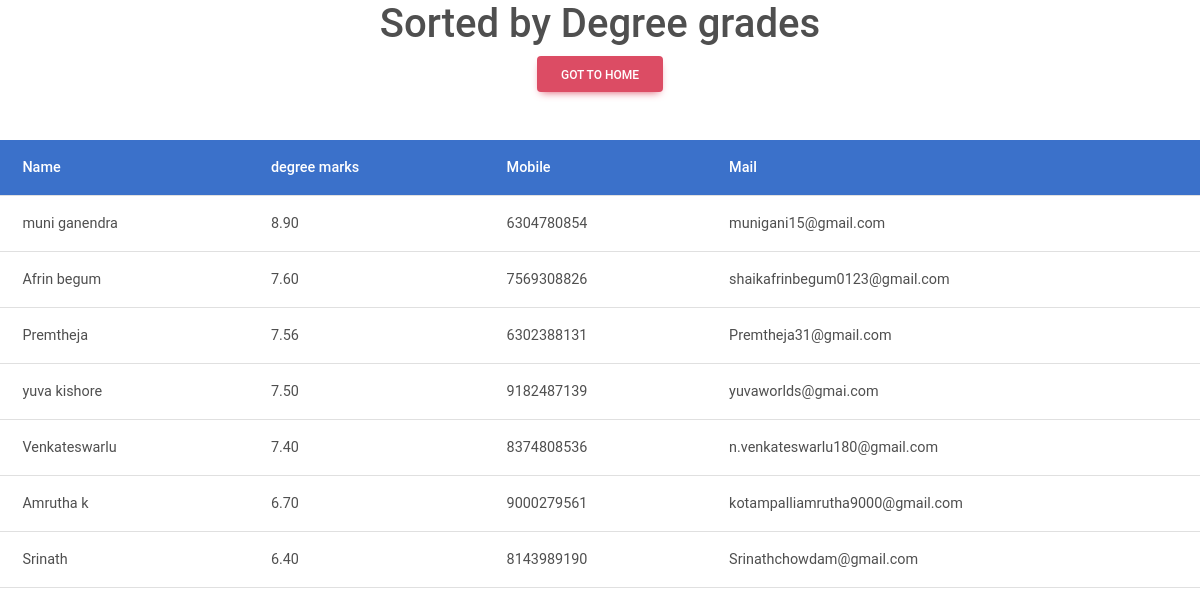
Page /sortdegree/ on the committed database.
### app/models.py (models this page shows, shortened)
class DataStorage(models.Model):
    name=models.CharField(max_length=100)
    tenth_marks=models.DecimalField(max_digits=4,decimal_places=2)
    inter_marks=models.PositiveIntegerField()
    degree_marks=models.DecimalField(max_digits=4,decimal_places=2)
    mobile=models.BigIntegerField(unique=True)
    mail=models.EmailField(max_length=254,unique=True)
    skills=models.CharField(max_length=200)
    work_experience=models.PositiveSmallIntegerField()

### app/views.py (the view)
# urls.py: path('sortdegree/',sortdegree,name='sortdegree'),
def sortdegree(request):
    R=DataStorage.objects.all().order_by('-degree_marks')
    d={'R':R}
    return render(request,'sortdegree.html',d)

### templates/sortdegree.html (shortened to what this page needs)
{% load static %}
<!DOCTYPE html>
<html lang="en">
<head>
    <link rel="stylesheet" href="{% static 'css/mdb.min.css' %}">
</head>
<body>
    <center>
        <h1>Sorted by Degree grades</h1>
        <a href="{% url 'home' %}"><button class="btn btn-danger">got to home</button></a>
        <table class="table align-middle mb-0 bg-white mt-5">
            <thead class="bg-primary text-white">
            <tr>
                <th>Name</th>
                <th>degree marks</th>
                <th>Mobile</th>
                <th>Mail</th>
            </tr>
            </thead>
            {% for i in R %}
            <tr>
                <td>{{i.name}}</td>
                <td>{{i.degree_marks}}</td>
                <td>{{i.mobile}}</td>
                <td>{{i.mail}}</td>
            </tr>
            {% endfor %}
        </table>
    </center>
</body>
</html>

### rows in the picture
DataStorage: name "muni ganendra", degree_marks "8.90", mobile "6304780854", mail "munigani15@gmail.com"
DataStorage: name "Afrin begum", degree_marks "7.60", mobile "7569308826", mail "shaikafrinbegum0123@gmail.com"
DataStorage: name "Premtheja", degree_marks "7.56", mobile "6302388131", mail "Premtheja31@gmail.com"
DataStorage: name "yuva kishore", degree_marks "7.50", mobile "9182487139", mail "yuvaworlds@gmai.com"
DataStorage: name "Venkateswarlu", degree_marks "7.40", mobile "8374808536", mail "n.venkateswarlu180@gmail.com"
DataStorage: name "Amrutha k", degree_marks "6.70", mobile "9000279561", mail "kotampalliamrutha9000@gmail.com"
DataStorage: name "Srinath", degree_marks "6.40", mobile "8143989190", mail "Srinathchowdam@gmail.com"
